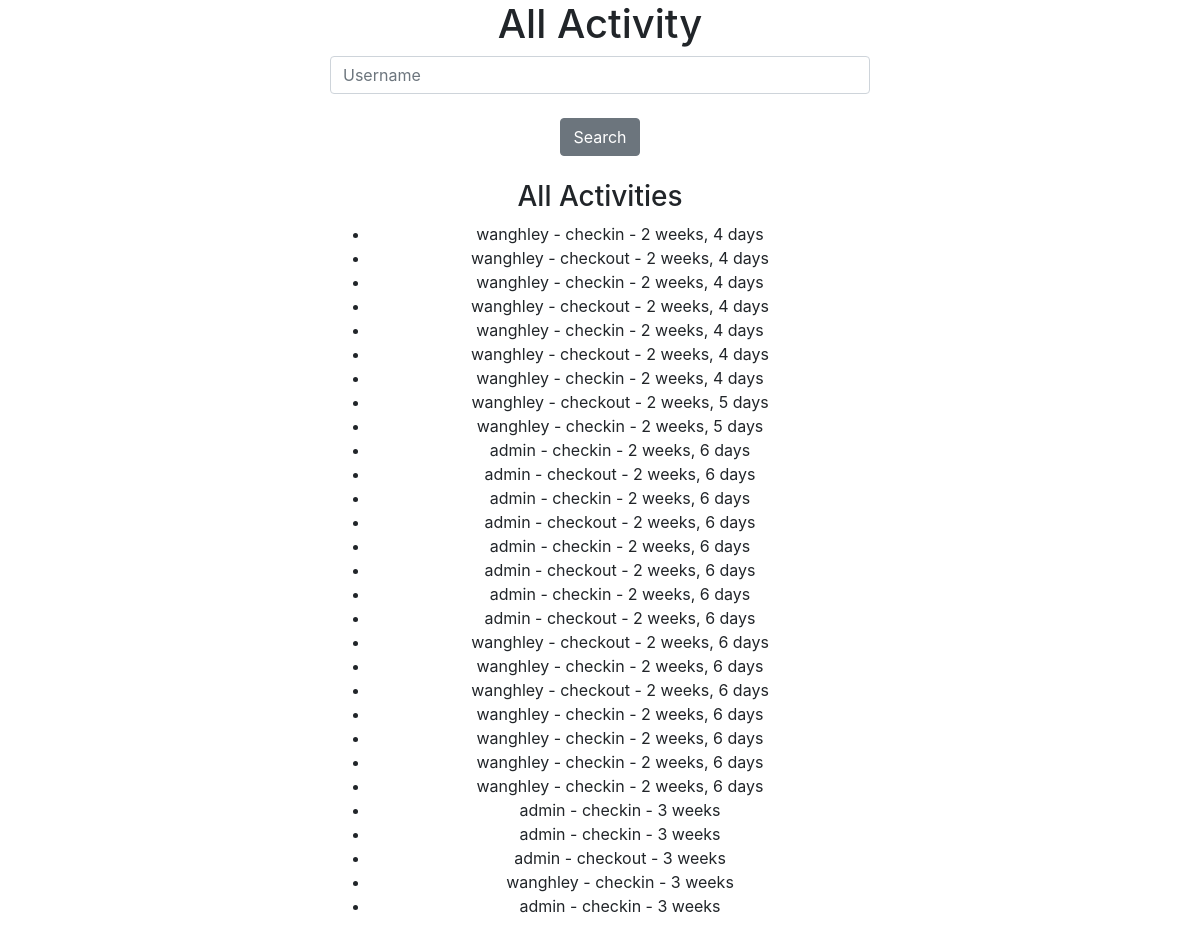
Before: /users/ (signed in) with the older database file.
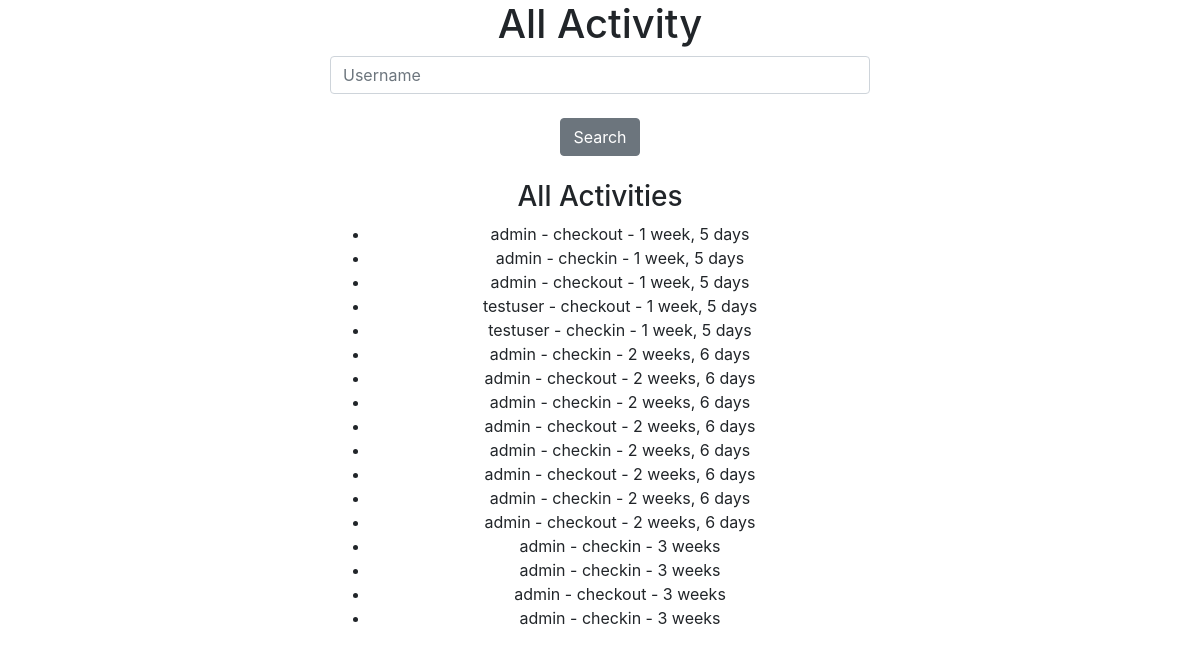
After: the same page with the newer database file.
### timeclock/models.py (models this page shows, shortened)
class UserActivity(models.Model):
    user = models.ForeignKey(settings.AUTH_USER_MODEL,on_delete=models.CASCADE)
    activity = models.CharField(max_length=120, default='checkin', choices=USER_ACTIVITY_CHOICES)
    timestamp = models.DateTimeField(auto_now_add=True)
    objects = UserActivityManager()
    abc = UserActivityManager()
    class Meta:
        verbose_name = 'User Activity'
        verbose_name_plural = "User Activities"

### timeclock/views.py (the view, shortened to what this page needs)
# urls.py: url(r'^users/$', UsersActivityView.as_view()),
class UsersActivityView(View):
    @method_decorator(staff_member_required)
    def dispatch(self,*args,**kwargs):
        return super(UsersActivityView, self).dispatch(*args,**kwargs)
    def get(self, request, *args, **kwargs):
        query = request.GET.get("q")
        users = User.objects.all()
        checked_in = []
        checked_out = []
        unknown = []
        all_activity  =UserActivity.objects.all()
        for u in users:
            act = all_activity.filter(user=u).today().recent()
            if act.exists():
                current_user_obj = act.first()
                if current_user_obj.activity == 'checkin':
                    checked_in.append(current_user_obj.id)
                else:
                    checked_out.append(current_user_obj.id)
            else:
                unknown.append(u)
        queryset_checkedin = UserActivity.objects.filter(id__in=checked_in)
        queryset_checkedout = UserActivity.objects.filter(id__in=checked_out)
        all_activity = all_activity.recent()
        context = {
            "queryset_checkedin":queryset_checkedin,
            "queryset_checkedout":queryset_checkedout,
            "inactive_users": unknown,
            "all_activity": all_activity,
            "query":query,
        }
        return render(request, "timeclock/users-activity-view.html", context)

### timeclock/models.py (called while the page is built)
    def recent(self):
        return self.order_by("-timestamp")

    def today(self):
        now = timezone.now()
        today_start = timezone.make_aware(datetime.combine(now, time.min))
        today_end  = timezone.make_aware(datetime.combine(now, time.max))
        return self.filter(timestamp__gte=today_start).filter(timestamp__lte=today_end)

    def get_queryset(self, *args, **kwargs):
        return UserActivityQuerySet(self.model, using=self._db)

### timeclock/templates/timeclock/users-activity-view.html (shortened to what this page needs)
    {% extends "base.html" %}
    {% block content %}
    <h1>All Activity</h1>
    <form method="GET" action="">
        <input class="form-control" type="text" name="q" placeholder="Username" value="{{ request.GET.q }}"/>
        <br>
        <input class="btn btn-secondary"  type="submit" value="Search"/>
    </form>
    <br>
    {% if all_activity %}
        <h3>All Activities</h3>
            <ul>
                {% for obj in all_activity %}
                    <li>{{ obj.user.username }} - {{obj.activity}} - {{ obj.timestamp | timesince }} </li>
                {% endfor %}
            </ul>
    {%endif%}
    {% endblock %}

Changed rows visible on the page:
removed UserActivity: user.username "wanghley", activity "checkin", timestamp "2 weeks, 4 days"
removed UserActivity: user.username "wanghley", activity "checkout", timestamp "2 weeks, 4 days"
removed UserActivity: user.username "wanghley", activity "checkin", timestamp "2 weeks, 4 days"
removed UserActivity: user.username "wanghley", activity "checkout", timestamp "2 weeks, 4 days"
removed UserActivity: user.username "wanghley", activity "checkin", timestamp "2 weeks, 4 days"
removed UserActivity: user.username "wanghley", activity "checkout", timestamp "2 weeks, 4 days"
removed UserActivity: user.username "wanghley", activity "checkin", timestamp "2 weeks, 4 days"
removed UserActivity: user.username "wanghley", activity "checkout", timestamp "2 weeks, 5 days"
removed UserActivity: user.username "wanghley", activity "checkin", timestamp "2 weeks, 5 days"
removed UserActivity: user.username "wanghley", activity "checkout", timestamp "2 weeks, 6 days"
removed UserActivity: user.username "wanghley", activity "checkin", timestamp "2 weeks, 6 days"
removed UserActivity: user.username "wanghley", activity "checkout", timestamp "2 weeks, 6 days"
removed UserActivity: user.username "wanghley", activity "checkin", timestamp "2 weeks, 6 days"
removed UserActivity: user.username "wanghley", activity "checkin", timestamp "2 weeks, 6 days"
removed UserActivity: user.username "wanghley", activity "checkin", timestamp "2 weeks, 6 days"
removed UserActivity: user.username "wanghley", activity "checkin", timestamp "2 weeks, 6 days"
removed UserActivity: user.username "wanghley", activity "checkin", timestamp "3 weeks"
added UserActivity: user.username "admin", activity "checkout", timestamp "1 week, 5 days"
added UserActivity: user.username "admin", activity "checkin", timestamp "1 week, 5 days"
added UserActivity: user.username "admin", activity "checkout", timestamp "1 week, 5 days"
added UserActivity: user.username "testuser", activity "checkout", timestamp "1 week, 5 days"
added UserActivity: user.username "testuser", activity "checkin", timestamp "1 week, 5 days"
